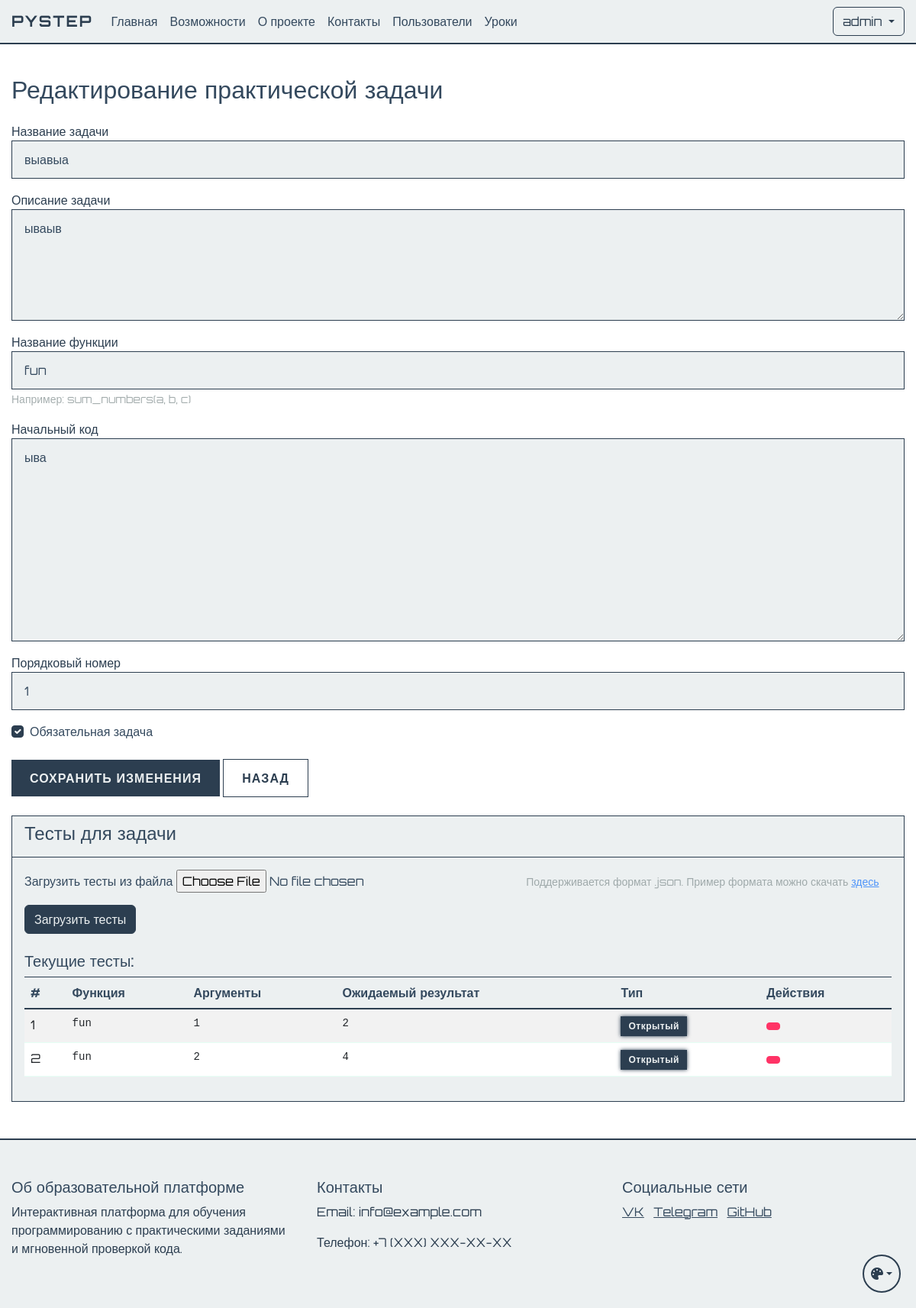
/admin/practice-tasks/1/edit (signed in), run on the app's committed database.
### app.py (models this page shows, shortened)
class User(UserMixin, db.Model):
    id = db.Column(db.Integer, primary_key=True)
    name = db.Column(db.String(100), nullable=False)
    username = db.Column(db.String(80), unique=True, nullable=False)
    email = db.Column(db.String(120), unique=True, nullable=False)
    password_hash = db.Column(db.String(128))
    is_admin = db.Column(db.Boolean, default=False)
    user_type = db.Column(db.String(20), default='student')  # student, teacher, admin
    created_by = db.Column(db.Integer, db.ForeignKey('user.id'), nullable=True)  # ID пользователя, создавшего этого пользователя
    created_at = db.Column(db.DateTime, default=db.func.now())
    last_login = db.Column(db.DateTime)
    is_active = db.Column(db.Boolean, default=True)
    progress = db.relationship('UserProgress', backref='user', lazy=True)
    ratings = db.relationship('UserRating', backref='user', lazy=True)
    created_users = db.relationship('User', backref=db.backref('creator', remote_side=[id]))
    def is_super_admin(self):
        return self.is_admin and self.user_type == 'admin'

class PracticeTask(db.Model):
    id = db.Column(db.Integer, primary_key=True)
    lesson_id = db.Column(db.Integer, db.ForeignKey('lesson.id', ondelete='CASCADE'), nullable=False)
    title = db.Column(db.String(200), nullable=False)
    description = db.Column(db.Text, nullable=False)
    function_name = db.Column(db.String(200), nullable=False)  # Название функции
    initial_code = db.Column(db.Text)  # Начальный код для задачи
    order_number = db.Column(db.Integer, nullable=False)
    is_required = db.Column(db.Boolean, default=False)
    tests = db.relationship('TaskTest', backref='task', lazy=True, cascade='all, delete-orphan', passive_deletes=True)

class TaskTest(db.Model):
    id = db.Column(db.Integer, primary_key=True)
    task_id = db.Column(db.Integer, db.ForeignKey('practice_task.id'), nullable=False)
    function = db.Column(db.String(200), nullable=False)  # Название функции для теста
    input_data = db.Column(db.Text, nullable=False)  # Аргументы функции
    expected_output = db.Column(db.Text, nullable=False)
    is_hidden = db.Column(db.Boolean, default=False)
    order_number = db.Column(db.Integer, nullable=False)

### app.py (the view, shortened to what this page needs)
@app.route('/admin/practice-tasks/<int:task_id>/edit', methods=['GET', 'POST'])
@login_required
@admin_required
def edit_practice_task(task_id):
    task = PracticeTask.query.get_or_404(task_id)
    return render_template('edit_practice_task.html', task=task)

### app.py (called while the page is built)
def admin_required(f):
    @wraps(f)
    def decorated_function(*args, **kwargs):
        if not current_user.is_authenticated or not current_user.is_super_admin():
            abort(403)
        return f(*args, **kwargs)
    return decorated_function

@login_manager.user_loader
def load_user(user_id):
    return db.session.get(User, int(user_id))

### templates/edit_practice_task.html (shortened to what this page needs)
{% extends "base.html" %}
{% block content %}
<div class="container mt-4">
    <h2>Редактирование практической задачи</h2>
    <form method="POST" class="mt-4">
        <div class="form-group">
            <label for="title">Название задачи</label>
            <input type="text" class="form-control" id="title" name="title" value="{{ task.title }}" required>
        </div>
        <div class="form-group mt-3">
            <label for="description">Описание задачи</label>
            <textarea class="form-control" id="description" name="description" rows="5" required>{{ task.description }}</textarea>
        </div>
        <div class="form-group mt-3">
            <label for="function_name">Название функции</label>
            <input type="text" class="form-control" id="function_name" name="function_name" value="{{ task.function_name }}" required>
            <small class="form-text text-muted">Например: sum_numbers(a, b, c)</small>
        </div>
        <div class="form-group mt-3">
            <label for="initial_code">Начальный код</label>
            <textarea class="form-control" id="initial_code" name="initial_code" rows="10">{{ task.initial_code }}</textarea>
        </div>
        <div class="form-group mt-3">
            <label for="order_number">Порядковый номер</label>
            <input type="number" class="form-control" id="order_number" name="order_number" value="{{ task.order_number }}" required>
        </div>
        <div class="form-check mt-3">
            <input type="checkbox" class="form-check-input" id="is_required" name="is_required" {% if task.is_required %}checked{% endif %}>
            <label class="form-check-label" for="is_required">Обязательная задача</label>
        </div>
        <div class="mt-4">
            <button type="submit" class="btn btn-primary">Сохранить изменения</button>
            <a href="{{ url_for('edit_practice_tasks', lesson_id=task.lesson_id) }}" class="btn btn-secondary">Назад</a>
        </div>
    </form>
    <div class="card mt-4">
        <div class="card-header">
            <h4>Тесты для задачи</h4>
        </div>
        <div class="card-body">
            <form method="POST" action="{{ url_for('upload_task_tests') }}" enctype="multipart/form-data">
                <div class="form-group">
                    <label for="test_file">Загрузить тесты из файла</label>
                    <input type="file" class="form-control-file" id="test_file" name="file" accept=".json" required>
                    <small class="form-text text-muted">
                        Поддерживается формат .json. Пример формата можно скачать <a href="{{ url_for('static', filename='test_template.json') }}" download="test_template.json">здесь</a>
                    </small>
                </div>
                <button type="submit" class="btn btn-success mt-3">Загрузить тесты</button>
            </form>
            <div class="mt-4">
                <h5>Текущие тесты:</h5>
                <div class="table-responsive">
                    <table class="table table-striped">
                        <thead>
                            <tr>
                                <th>#</th>
                                <th>Функция</th>
                                <th>Аргументы</th>
                                <th>Ожидаемый результат</th>
                                <th>Тип</th>
                                <th>Действия</th>
                            </tr>
                        </thead>
                        <tbody>
                            {% for test in task.tests %}
                            <tr>
                                <td>{{ test.order_number }}</td>
                                <td><pre class="mb-0">{{ test.function }}</pre></td>
                                <td><pre class="mb-0">{{ test.input_data }}</pre></td>
                                <td><pre class="mb-0">{{ test.expected_output }}</pre></td>
                                <td>
                                    {% if test.is_hidden %}
                                        <span class="badge bg-danger">Скрытый</span>
                                    {% else %}
                                        <span class="badge bg-success">Открытый</span>
                                    {% endif %}
                                </td>
                                <td>
                                    <form method="POST" action="{{ url_for('delete_task_test', test_id=test.id) }}" class="d-inline">
                                        <button type="submit" class="btn btn-danger btn-sm" onclick="return confirm('Удалить тест?')">
                                        </button>
                                    </form>
                                </td>
                            </tr>
                            {% endfor %}
                        </tbody>
                    </table>
                </div>
            </div>
        </div>
    </div>
</div>
<link rel="stylesheet" href="https://cdnjs.cloudflare.com/ajax/libs/codemirror/5.65.2/codemirror.min.css">
{% endblock %}

### templates/base.html (shortened to what this page needs)
<!DOCTYPE html>
<html lang="ru">
<head>
    <link href="https://cdn.jsdelivr.net/npm/bootstrap@5.3.0/dist/css/bootstrap.min.css" rel="stylesheet">
    <link href="{{ url_for('static', filename='css/themes.css') }}" rel="stylesheet">
    <link href="{{ url_for('static', filename='css/base.css') }}" rel="stylesheet">
    <link href="{{ url_for('static', filename='css/components.css') }}" rel="stylesheet">
    <link href="{{ url_for('static', filename='css/forms.css') }}" rel="stylesheet">
    <link href="{{ url_for('static', filename='css/tables.css') }}" rel="stylesheet">
    <link href="{{ url_for('static', filename='css/layout.css') }}" rel="stylesheet">
</head>
<body>
    <nav class="navbar navbar-expand-lg navbar-dark">
        <div class="container">
            <a class="navbar-brand" href="{{ url_for('index') }}">PyStep</a>
            <div class="collapse navbar-collapse" id="navbarNav">
                <ul class="navbar-nav me-auto">
                    <li class="nav-item">
                        <a class="nav-link" href="{{ url_for('index') }}">Главная</a>
                    </li>
                    <li class="nav-item">
                        <a class="nav-link" href="/#features">Возможности</a>
                    </li>
                    <li class="nav-item">
                        <a class="nav-link" href="/#about">О проекте</a>
                    </li>
                    <li class="nav-item">
                        <a class="nav-link" href="/#contact">Контакты</a>
                    </li>
                    {% if current_user.is_admin %}
                    <li class="nav-item">
                            <a class="nav-link" href="{{ url_for('user_list') }}">Пользователи</a>
                    </li>
                    <li class="nav-item">
                            <a class="nav-link" href="{{ url_for('lesson_list') }}">Уроки</a>
                    </li>
                    {% endif %}
                </ul>
                <div class="d-flex">
                    {% if current_user.is_authenticated %}
                        <div class="dropdown">
                            <button class="btn btn-outline-light dropdown-toggle" type="button" id="userMenu" data-bs-toggle="dropdown">
                                {{ current_user.username }}
                            </button>
                        </div>
                    {% else %}
                        <a href="{{ url_for('login') }}" class="btn btn-outline-light me-2">Войти</a>
                    {% endif %}
                </div>
            </div>
        </div>
    </nav>
    {% block content %}{% endblock %}
    <footer class="footer mt-5">
        <div class="container">
            <div class="row">
                <div class="col-md-4">
                    <h5>Об образовательной платформе</h5>
                    <p>Интерактивная платформа для обучения программированию с практическими заданиями и мгновенной проверкой кода.</p>
                </div>
                <div class="col-md-4">
                    <h5>Контакты</h5>
                    <p>Email: info@example.com</p>
                    <p>Телефон: +7 (XXX) XXX-XX-XX</p>
                </div>
                <div class="col-md-4">
                    <h5>Социальные сети</h5>
                    <a href="#" class="text-white me-2">VK</a>
                    <a href="#" class="text-white me-2">Telegram</a>
                    <a href="#" class="text-white">GitHub</a>
                </div>
            </div>
        </div>
    </footer>
    <div class="theme-switch">
        <button class="btn dropdown-toggle" type="button" id="themeDropdown" data-bs-toggle="dropdown" aria-expanded="false">
            <i class="fa-solid fa-palette"></i>
        </button>
    </div>
    <link rel="stylesheet" href="https://cdnjs.cloudflare.com/ajax/libs/font-awesome/6.5.1/css/all.min.css">
</body>
</html>

### static/css/themes.css (style rules this page uses)
:root[data-theme="classic"] { --cyber-primary: #2c3e50; --cyber-secondary: #34495e; --cyber-dark: #ecf0f1; --cyber-bg: #ffffff; --cyber-text: #2c3e50; --cyber-text-light: #34495e; --cyber-text-muted: #7f8c8d; --cyber-card-bg: #ecf0f1; --cyber-text-dark: #2c3e50; --cyber-info: #3498db; }

### static/css/base.css (style rules this page uses)
body { font-family: 'Orbitron', sans-serif; background-color: var(--cyber-bg); color: var(--cyber-text); min-height: 100vh; display: flex; flex-direction: column; opacity: 0; transition: opacity 0.3s ease; }
body.theme-loaded { opacity: 1; }
h1, h2, h3, h4, h5, h6 { color: var(--cyber-text-light); }
p { color: var(--cyber-text); }
.text-white { color: var(--cyber-text-light) !important; }
.text-muted { color: var(--cyber-text-muted) !important; }
.navbar { background-color: var(--cyber-dark) !important; border-bottom: 2px solid var(--cyber-primary); }
.navbar-brand { color: var(--cyber-primary) !important; font-weight: 700; text-transform: uppercase; letter-spacing: 2px; }
.nav-link { color: var(--cyber-text-light) !important; transition: all 0.3s ease; }
.footer { background-color: var(--cyber-dark); border-top: 2px solid var(--cyber-primary); color: var(--cyber-text-light); padding: 50px 0; margin-top: auto; }

### static/css/components.css (style rules this page uses)
.card { background-color: var(--cyber-card-bg); border: 1px solid var(--cyber-primary); color: var(--cyber-text-light); }
.card-header { background-color: rgba(0, 255, 157, 0.1); border-bottom: 1px solid var(--cyber-primary); color: var(--cyber-text-light); }
.card-body { background-color: var(--cyber-card-bg); color: var(--cyber-text-light); }
.btn-outline-light { border-color: var(--cyber-primary); color: var(--cyber-primary); transition: all 0.3s ease; }

### static/css/forms.css (style rules this page uses)
.form-control { background-color: var(--cyber-card-bg); border: 1px solid var(--cyber-primary); color: var(--cyber-text-light); border-radius: 0; padding: 0.75rem 1rem; transition: all 0.3s ease; }
.form-text { color: var(--cyber-text-muted); }
.form-check-input { background-color: var(--cyber-card-bg); border-color: var(--cyber-primary); }
.form-check-input:checked { background-color: var(--cyber-primary); border-color: var(--cyber-primary); }
.form-check-label { color: var(--cyber-text-light); }

### static/css/tables.css (style rules this page uses)
.table { color: var(--cyber-text-light); }
.table thead th { background-color: var(--cyber-card-bg); border-bottom: 2px solid var(--cyber-primary); color: var(--cyber-text-light); }
.table tbody tr { background-color: var(--cyber-card-bg); border-bottom: 1px solid rgba(0, 255, 157, 0.1); }

### static/css/layout.css (style rules this page uses)
.container { max-width: 1200px; margin: 0 auto; padding: 0 15px; }
.row { margin: 0 -15px; }
.col, [class*="col-"] { padding: 0 15px; }
.mt-3 { margin-top: 1rem; }
.mt-4 { margin-top: 1.5rem; }
.mt-5 { margin-top: 3rem; }
.d-flex { display: flex; }

### data on the page
User: username "admin"
PracticeTask: title "выавыа", description "ываыв", function_name "fun", initial_code "ыва", order_number "1", is_required "☑"
TaskTest: order_number "1", function "fun", input_data "1", expected_output "2", is_hidden "Открытый"
TaskTest: order_number "2", function "fun", input_data "2", expected_output "4", is_hidden "Открытый"
